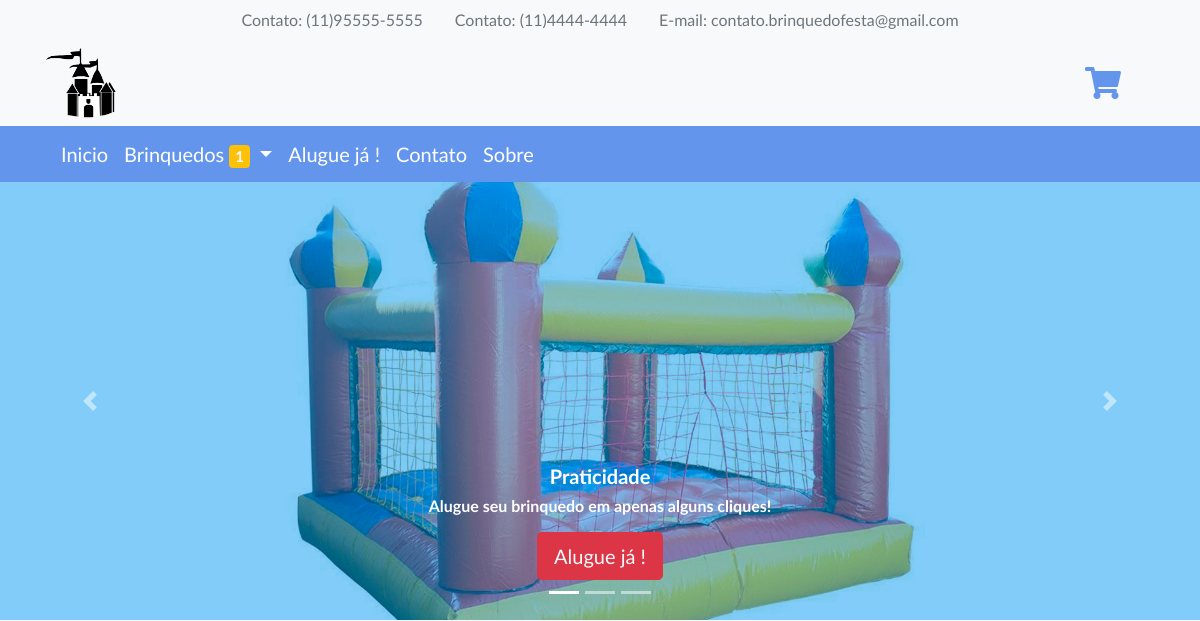
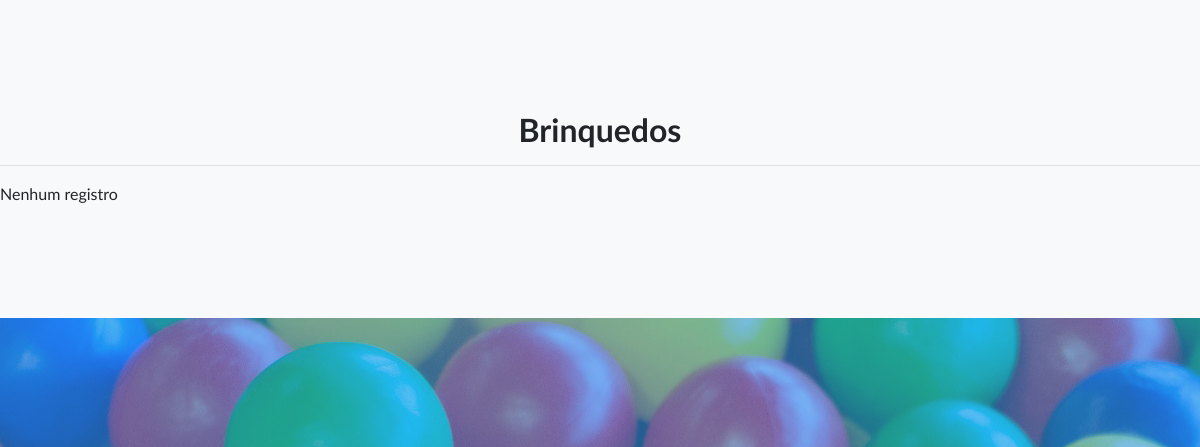
/view/index.php (upper part), run on an earlier commit of the app's database (2 pictures, top to bottom).
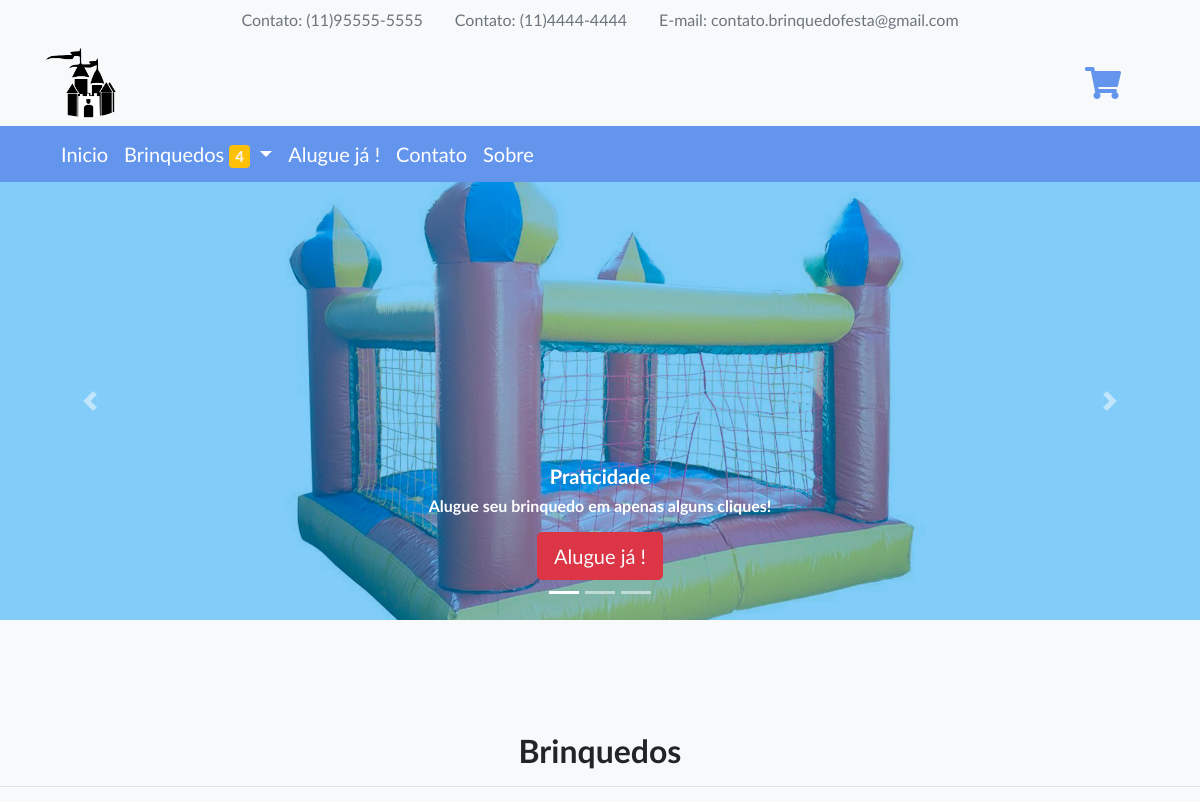
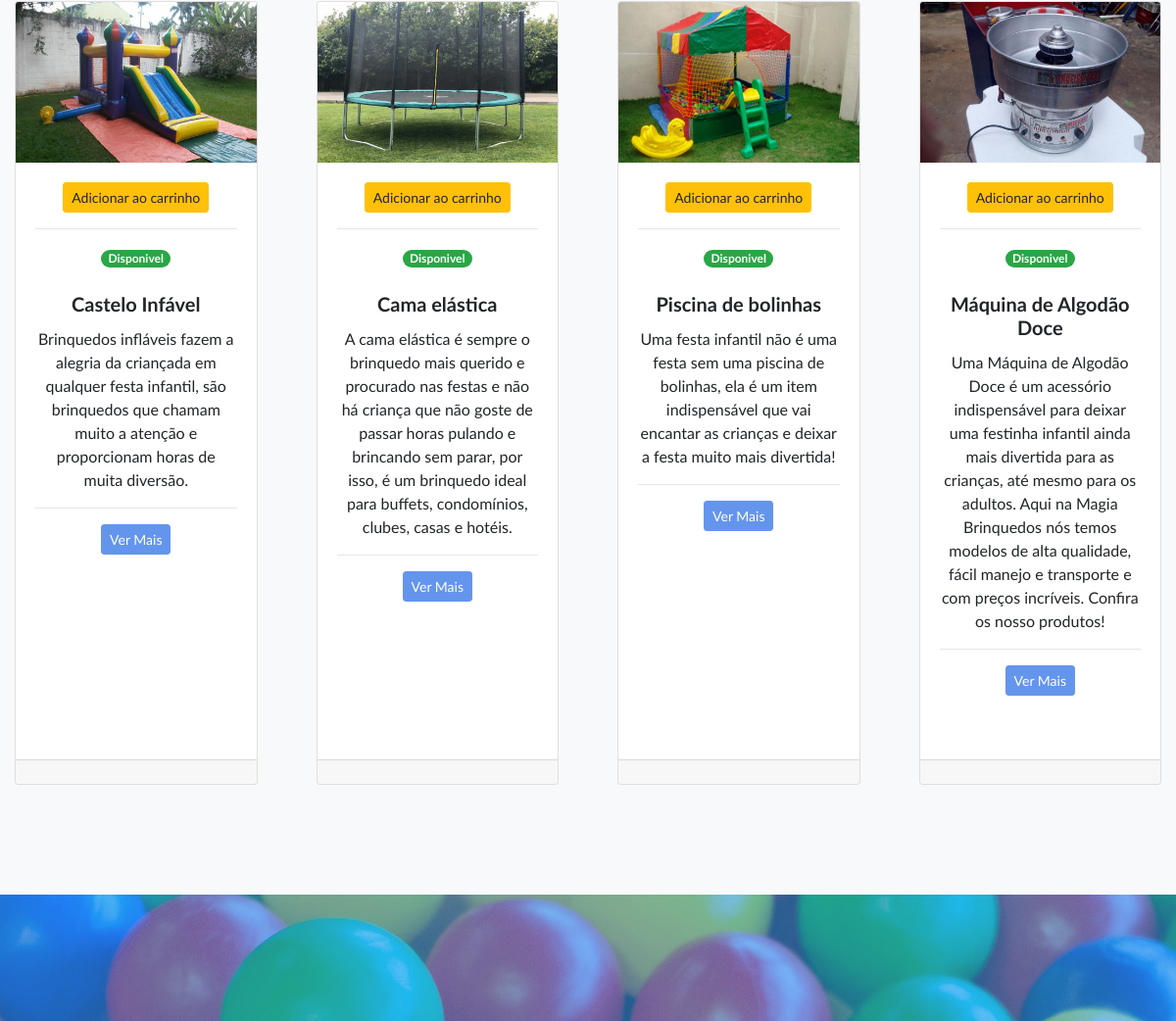
And on a later commit of the database (2 pictures, top to bottom).
### tables this page shows
CREATE TABLE Equipamento(
	CodEquipamento SMALLINT NOT NULL AUTO_INCREMENT PRIMARY KEY,
    Nome VARCHAR(100),
    Descricao VARCHAR(1000),
    Peso DECIMAL(7,2), 
    Altura DECIMAL(7,2), 
    Comprimento DECIMAL(7,2), 
    Largura DECIMAL(7,2), 
    Preco DECIMAL(8,2),
    Status ENUM('Alugado','Disponivel'),
    Imagem VARCHAR(100)
);

### model/conexao.php (called while the page is built)
<?php
class Conexao{
     private $host = 'localhost';
     private $usuario = 'root';
     private $senha = '';
     private $bd = 'BrinquedosFesta';
    function Conectar(){
        try {
        $con = new PDO (
            "mysql:host=$this->host;dbname=$this->bd;charset=utf8",
            "$this->usuario",
            "$this->senha");
            $con->setAttribute(PDO::ATTR_ERRMODE,PDO::ERRMODE_EXCEPTION);
            return $con;
        }catch(PDOException $e){
            echo $e->getMessage();
        }
    }
}
?>

### controller/equipamento.controller.php (called while the page is built, shortened)
<?php
include_once('../model/equipamento.php');
$equi = new Equipamento();
        ?>

### model/equipamento.php (called while the page is built, shortened)
<?php
class Equipamento
{
    private $con;
    function __construct()
    {
        include_once("conexao.php");
        $classe_con = new Conexao();
        $this->con = $classe_con->Conectar();
    }
    function ConsultarEquipamento(){
        try{
            $comandoSQL = " SELECT * FROM Equipamento";
            $exec = $this->con->prepare($comandoSQL);
                $exec->execute();
            if ($exec->rowCount() > 0) {
                return $exec->fetchAll(PDO::FETCH_OBJ);
            } else {
                return false;
            }
        } catch (PDOException $e) {
            echo $e->getMessage();
        }
    }
}
?>

### view/index.php (the view, shortened to what the changed rows need)
<?php
include_once("../controller/equipamento.controller.php");
?>
<!DOCTYPE html>
<html lang="en">
<head>
  <link href="vendor/bootstrap/css/bootstrap.min.css" rel="stylesheet">
  <link href="vendor/fontawesome-free/css/all.min.css" rel="stylesheet">
  <link href="vendor/simple-line-icons/css/simple-line-icons.css" rel="stylesheet" type="text/css">
  <link href="css/fontes.css" rel="stylesheet" type="text/css">
  <link href="css/landing-page.min.css" rel="stylesheet">
  <link href="css/css.css" rel="stylesheet">
</head>
<body>
  <?php include_once("menu/menu-superior.php");?>
<section class="features-icons bg-light text-center" >
  <h2>Brinquedos</h2>
  <div class="container-fluid">
    <div class="row">
      <div class="card-deck">
        <?php
        if ($certo = $equi->ConsultarEquipamento()) {
          foreach($certo as $value){
          ?>
          <div class="col-md-3" id="card-carrinho">
            <div class="card" style="height: 50rem;">
              <a href="Pag_Equipamento.php?CodEquipamento=<?php echo $value->CodEquipamento;?>" >
                <img class="card-img-top" src="img/Produtos/<?php echo $value->Imagem;?>" alt="Imagem Equipamento">
              </a>
              <div class="card-body">
                <div class="card-title">
                  <?php if ($value->Status == 'Disponivel') {?>
                    <button type='button' carrinho='btn_add_carrinho' value='<?php echo $value->CodEquipamento;?>' class='btn btn-warning btn-sm'>
                        Adicionar ao carrinho
                    </button>
                    <hr>
                    <a href="Pag_Equipamento.php?CodEquipamento=<?php echo $value->CodEquipamento;?>" >
                      <span class='badge badge-pill badge-success'>Disponivel</span>
                    </a>
                    <br>
                  <?php }?>
                    <br>
                  <h5><?php echo $value->Nome;?></h5>
                </div>
                <p class="card-text"><?php echo $value->Descricao;?></p>
                <hr>
                <a href="Pag_Equipamento.php?CodEquipamento=<?php echo $value->CodEquipamento;?>" class="btn btn-primary btn-sm" tabindex="-1" role="button">
                  Ver Mais
                </a>
              </div>
              <div class="card-footer"></div>
            </div>
          </div>
          <?php }
                }else {
                  echo '<div class="container">Nenhum registro</div>';
                } ?>
      </div>
    </div>
  </div>
</section>
</body>
</html>

### view/menu/menu-superior.php (shortened to what the changed rows need)
<link href="css/emoji-css.css" rel="stylesheet">
<div class="fundo">
  <div class="container">
    <nav class="navbar navbar-expand-lg navbar-dark">
        <div class="collapse navbar-collapse" id="conteudoNavbarSuportado">
        <ul class="navbar-nav mr-auto">
          <li class="nav-item dropdown">
          <a class="navbar-brand  dropdown-toggle" href="#" id="navbarDropdown" role="button" data-toggle="dropdown" aria-haspopup="true" aria-expanded="false">
          Brinquedos <span class="text-light badge badge-warning"><?php echo count($equi->ConsultarEquipamento()); ?></span>
          </a>
          </li>
        </div>
    </nav>
  </div>
</div>

What changed in the data, as far as the page shows it:
added equipamento: Imagem (picture), $value->CodEquipamento 1 (drawn), Nome "Castelo Infável", Descricao "Brinquedos infláveis fazem a alegria da criançada em qualquer festa infantil, são brinquedos que chamam muito a atenção e proporcionam horas de muita diversão."
added equipamento: Imagem (picture), $value->CodEquipamento 2 (drawn), Nome "Cama elástica", Descricao "A cama elástica é sempre o brinquedo mais querido e procurado nas festas e não há criança que não goste de passar horas pulando e brincando sem parar, por isso, é um brinquedo ideal para buffets, condomínios, clubes, casas e hotéis."
added equipamento: Imagem (picture), $value->CodEquipamento 3 (drawn), Nome "Piscina de bolinhas", Descricao "Uma festa infantil não é uma festa sem uma piscina de bolinhas, ela é um item indispensável que vai encantar as crianças e deixar a festa muito mais divertida!"
added equipamento: Imagem (picture), $value->CodEquipamento 4 (drawn), Nome "Máquina de Algodão Doce", Descricao "Uma Máquina de Algodão Doce é um acessório indispensável para deixar uma festinha infantil ainda mais divertida para as crianças, até mesmo para os adultos. Aqui na Magia Brinquedos nós temos modelos de alta qualidade, fácil manejo e transporte e com preços incríveis. Confira os nosso produtos!"
Also different on the page:
count($equi->ConsultarEquipamento()): "1" → "4"
text no longer shown: "Nenhum registro"
